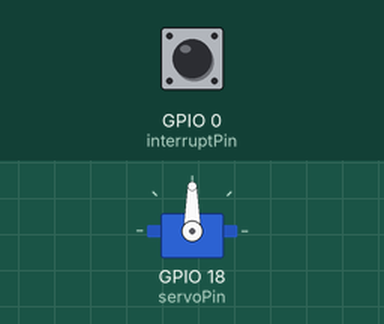
Simulated run of this sketch. Board: ESP32. On the bench: servo. The test bench sets the inputs (shaded band); at power-on: GPIO 0 (interruptPin) HIGH.

Above: at 1.2 s.
1.3 s: GPIO 0 (interruptPin) pulled LOW for 0.15 s
At 2.3 s:
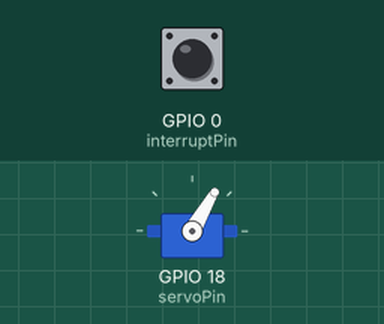
2.9 s: GPIO 0 (interruptPin) pulled LOW for 1 s
At 4.8 s:
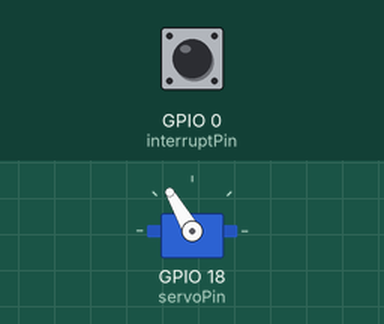
5.4 s: GPIO 0 (interruptPin) pulled LOW for 0.15 s
At 6.1 s:
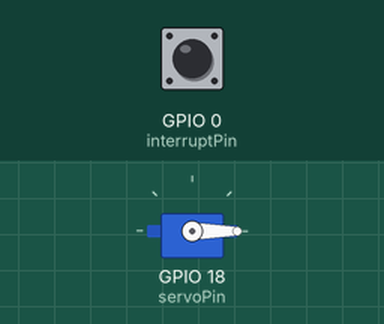
7.1 s: GPIO 0 (interruptPin) pulled LOW for 3.2 s
At 8.4 s:
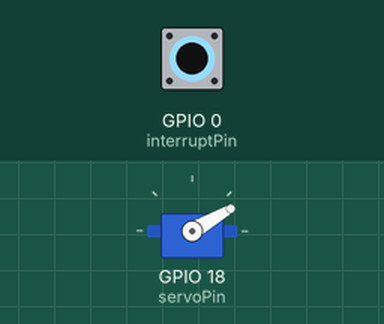
Timing chart, 0 to 11.8 s (numbered marks = the images above; inputs shaded):
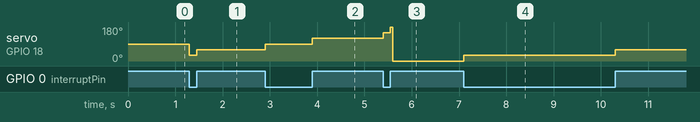

The sketch:

ESP32_SG90.ino
```cpp
#include <ESP32Servo.h>
Servo myservo;  // create servo object to control a servo
// 16 servo objects can be created on the ESP32

int pos = 0;    // variable to store the servo position
// Recommended PWM GPIO pins on the ESP32 include 2,4,12-19,21-23,25-27,32-33
// Possible PWM GPIO pins on the ESP32-S2: 0(used by on-board button),1-17,18(used by on-board LED),19-21,26,33-42
#if defined(ARDUINO_ESP32S2_DEV)
int servoPin = 17;
#else
int servoPin = 18;
#endif

const byte interruptPin = 0;
void setup() {
  pinMode(interruptPin, INPUT_PULLUP);
  attachInterrupt(digitalPinToInterrupt(interruptPin), rotate,CHANGE);
  // Allow allocation of all timers
  ESP32PWM::allocateTimer(0);
  ESP32PWM::allocateTimer(1);
  ESP32PWM::allocateTimer(2);
  ESP32PWM::allocateTimer(3);
  myservo.setPeriodHertz(50);    // standard 50 hz servo
  myservo.attach(servoPin, 1000, 2000); // attaches the servo on pin 18 to the servo object
  // using default min/max of 1000us and 2000us
  // different servos may require different min/max settings
  // for an accurate 0 to 180 sweep
}

void loop() {
  if(pos>=180){
    pos=0;
    myservo.write(pos);
  }
  delay(50);
}
void rotate() {
  pos+=30;
  myservo.write(pos);
  delay(50);
}
```

Measured:
- after the input at 1.3 s, servo on GPIO 18 (servoPin): 90° → 30° at once, → 60° 0.15 s later
- after the input at 2.9 s, servo on GPIO 18 (servoPin): 60° → 90° at once, → 120° 1.0 s later
- after the input at 5.4 s, servo on GPIO 18 (servoPin): 120° → 150° at once, → 0° 0.15 s later
- after the input at 7.1 s, servo on GPIO 18 (servoPin): 0° → 30° at once, → 60° 3.2 s later
